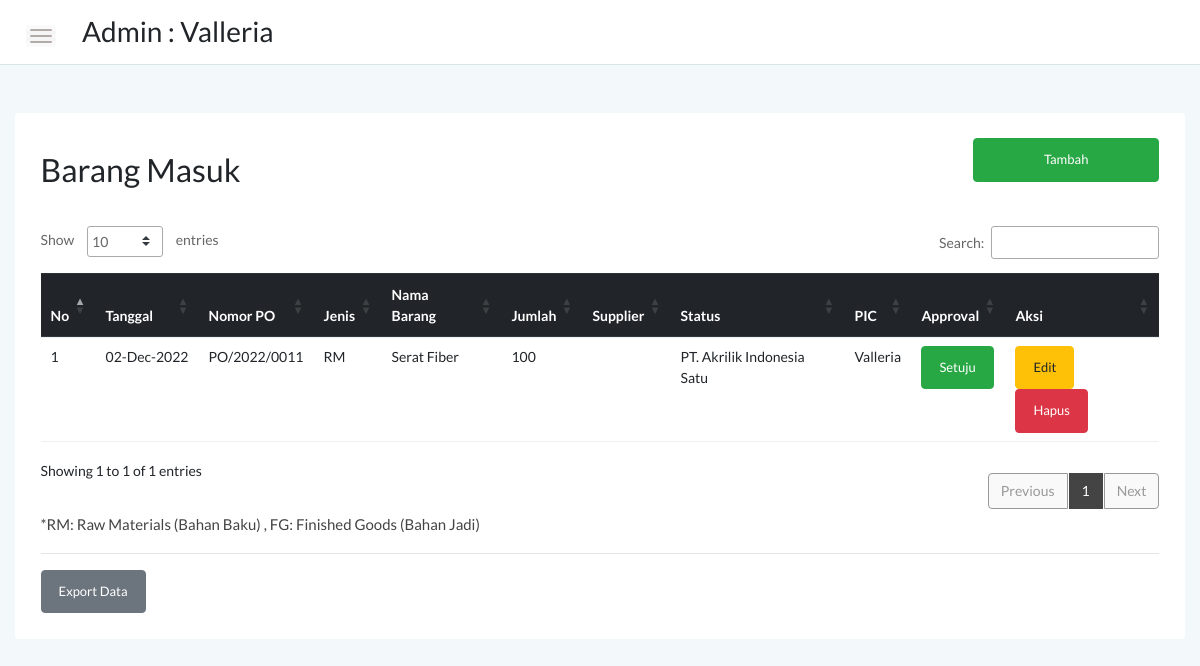
/psg/manager/masuk.php (signed in), run on the app's committed database.
### tables this page shows
CREATE TABLE `barang_masuk` (
  `id` int(12) NOT NULL,
  `idx` int(12) NOT NULL,
  `tgl` date NOT NULL,
  `npo` varchar(50) NOT NULL,
  `jumlah` int(12) NOT NULL,
  `keterangan` varchar(50) NOT NULL,
  `supplier` varchar(50) NOT NULL,
  `pic` varchar(50) NOT NULL
);

CREATE TABLE `stok_barang` (
  `idx` int(12) NOT NULL,
  `nama` varchar(50) NOT NULL,
  `jenis` varchar(50) NOT NULL,
  `stock` int(12) NOT NULL,
  `harga` int(20) NOT NULL,
  `pic` varchar(50) NOT NULL
);

### psg/manager/masuk.php (the view, shortened to what this page needs)
<!doctype html>
<html class="no-js" lang="en">
<?php
include '../dbconnect.php';
?>
<head>
    <link rel="stylesheet" href="assets/css/bootstrap.min.css">
    <link rel="stylesheet" href="assets/css/font-awesome.min.css">
    <link rel="stylesheet" href="assets/css/themify-icons.css">
    <link rel="stylesheet" href="assets/css/metisMenu.css">
    <link rel="stylesheet" href="assets/css/owl.carousel.min.css">
    <link rel="stylesheet" href="assets/css/slicknav.min.css">
    <link rel="stylesheet" href="https://www.amcharts.com/lib/3/plugins/export/export.css" type="text/css" media="all" />
    <link rel="stylesheet" type="text/css" href="https://cdn.datatables.net/1.10.19/css/jquery.dataTables.min.css">
    <link rel="stylesheet" type="text/css" href="https://cdn.datatables.net/1.10.19/css/jquery.dataTables.css">
    <link rel="stylesheet" type="text/css" href="https://cdn.datatables.net/1.10.18/css/dataTables.bootstrap4.min.css">
    <link rel="stylesheet" type="text/css" href="https://cdn.datatables.net/responsive/2.2.3/css/responsive.bootstrap.min.css">
    <link rel="stylesheet" type="text/css" href="https://cdn.datatables.net/responsive/2.2.3/css/responsive.jqueryui.min.css">
    <link rel="stylesheet" type="text/css" href="https://cdn.datatables.net/buttons/1.5.2/css/buttons.dataTables.min.css">
    <link rel="stylesheet" href="assets/css/typography1.css">
    <link rel="stylesheet" href="assets/css/default-css.css">
    <link rel="stylesheet" href="assets/css/styles5.css">
    <link rel="stylesheet" href="assets/css/responsive.css">
</head>
<body>
    <div class="page-container">
        <div class="main-content">
            <div class="header-area">
                <div class="row align-items-center">
                    <div class="col-md-6 col-sm-8 clearfix">
                        <div class="nav-btn pull-left">
                            <span></span>
                            <span></span>
                            <span></span>
                        </div>
                        <div class="search-box pull-left">
                            <form action="#">
                                <h3><?= $_SESSION['jabatan']; ?> : <?= $_SESSION['user']; ?></h3>
                            </form>
                        </div>
                    </div>
                </div>
            </div>
            <div class="main-content-inner">
                <div class="row mt-5 mb-5">
                    <div class="col-12">
                        <div class="card">
                            <div class="card-body">
                                <div class="d-sm-flex justify-content-between align-items-center">
                                    <h2>Barang Masuk</h2>
                                    <button style="margin-bottom:20px" data-toggle="modal" data-target="#myModal" class="btn btn-success col-md-2"><span class="glyphicon glyphicon-plus"></span>Tambah</button>
                                </div>
                                <div class="market-status-table mt-4">
                                    <div class="datatable-dark table-responsive">
                                        <table id="dataTable3" class="table table-hover">
                                            <thead class="thead-dark">
                                                <tr>
                                                    <th>No</th>
                                                    <th>Tanggal</th>
                                                    <th>Nomor PO</th>
                                                    <th>Jenis</th>
                                                    <th>Nama Barang</th>
                                                    <th>Jumlah</th>
                                                    <th>Supplier</th>
                                                    <th>Status</th>
                                                    <th>PIC</th>
                                                    <th>Approval</th>
                                                    <th>Aksi</th>
                                                </tr>
                                            </thead>
                                            <tbody>
                                                <?php
                                                $brg = mysqli_query($conn, "SELECT * from barang_masuk sb, stok_barang st where st.idx=sb.idx order by sb.id DESC");
                                                $no = 1;
                                                while ($b = mysqli_fetch_array($brg)) {
                                                    $id = $b['id'];
                                                ?>
                                                    <tr>
                                                        <td><?php echo $no++ ?></td>
                                                        <td><?php $tanggals = $b['tgl'];
                                                            echo date("d-M-Y", strtotime($tanggals)) ?></td>
                                                        <td><?php echo $b['npo'] ?><?php echo $b['id'] ?></td>
                                                        <td><?php echo $b['jenis'] ?></td>
                                                        <td><?php echo $b['nama'] ?></td>
                                                        <td><?php echo $b['jumlah'] ?></td>
                                                        <td><?php echo $b['supplier'] ?></td>
                                                        <td><?php echo $b['keterangan'] ?></td>
                                                        <td><?php echo $b['pic'] ?></td>
                                                        <td>
                                                            <a type="button" class="btn btn-success" href="setuju_masuk.php?id=<?php echo $b['id']; ?> " class="edit"> Setuju </a>
                                                        </td>
                                                        <td><button data-toggle="modal" data-target="#edit<?= $id; ?>" class="btn btn-warning">Edit</button> <button data-toggle="modal" data-target="#del<?= $id; ?>" class="btn btn-danger">Hapus</button></td>
                                                    </tr>
                                                <?php
                                                }
                                                ?>
                                            </tbody>
                                        </table>
                                    </div>
                                    <p>*RM: Raw Materials (Bahan Baku) , FG: Finished Goods (Bahan Jadi)</p>
                                    <hr>
                                    <a href="laporanmasuk.php" target="_blank" class="btn btn-secondary">Export Data</a>
                                </div>
                            </div>
                        </div>
                    </div>
                </div>
            </div>
        </div>
    </div>
</body>
</html>

### psg/manager/assets/css/typography1.css (style rules this page uses)
body { font-size: 14px; font-family: 'Lato', sans-serif; }
h1, h2, h3, h4, h5, h6 { margin: 0; font-family: 'Lato', sans-serif; }
p { font-family: 'Lato', sans-serif; font-size: 15px; line-height: 26px; color: #444; margin-bottom: 0; }
a, a:visited { text-decoration: none; transition: all 0.3s ease-in-out; -webkit-transition: all 0.3s ease-in-out; -moz-transition: all 0.3s ease-in-out; -o-transition: all 0.3s ease-in-out; outline: 0; font-family: 'Lato', sans-serif; }
button { cursor: pointer; outline: none!important; letter-spacing: 0; }

### psg/manager/assets/css/styles5.css (style rules this page uses)
.page-container { width: 100%; height: 100%; min-height: 100vh; padding-left: 280px; -webkit-transition: padding-left 0.3s ease 0s; transition: padding-left 0.3s ease 0s; }
.card { border: none; border-radius: 4px; background-color: #fff; -webkit-transition: all 0.3s ease 0s; transition: all 0.3s ease 0s; }
.card-body { padding: 25.6px; padding: 1.6rem; }
.main-content { width: 100%; background: #F3F8FB; }
.main-content-inner { padding: 0 30px 50px; }
.header-area { padding: 15px 30px; background: #fff; border-bottom: 1px solid #d8e3e7; }
.nav-btn { margin-right: 30px; margin-top: 10px; cursor: pointer; }
.nav-btn span { display: block; width: 22px; height: 2px; background: #b3aaaa; margin: 4px 0; border-radius: 15px; -webkit-transition: all 0.3s ease 0s; transition: all 0.3s ease 0s; box-shadow: 0 0 0 4px rgba(99, 96, 96, 0.03); }
.search-box form { position: relative; }
.market-status-table { overflow: hidden; }
.btn { padding: 11px 17px; font-size: 13px; letter-spacing: 0; }
table tr th { border-bottom: none; }
table tr th, table tr td { border-top: 1px solid rgba(120, 130, 140, 0.13) !important; }
table.dataTable.no-footer { border-bottom: 1px solid rgba(120, 130, 140, 0.13) !important; }
table.dataTable thead th, table.dataTable thead td { border-bottom-color: transparent; }
.datatable-dark thead { background: #444; color: #fff; }

### psg/manager/assets/css/responsive.css (style rules this page uses)
@media (min-width: 1200px) and (max-width: 1364px) { .main-content-inner { padding: 0 15px 50px; } }
@media (min-width: 1200px) and (max-width: 1364px) { .page-container, .sbar_collapsed.page-container { padding-left: 0; } }

### data on the page
barang_masuk: tgl "02-Dec-2022", npo "PO/2022/001", id "1", stok_barang.jenis "RM", stok_barang.nama "Serat Fiber", jumlah "100", keterangan "PT. Akrilik Indonesia Satu", stok_barang.pic "Valleria"

### other printed values
$_SESSION['jabatan'] "Admin"
$_SESSION['user'] "Valleria"
